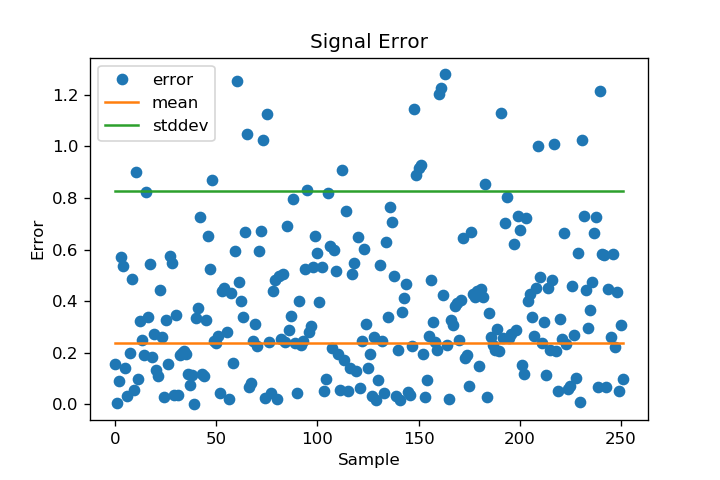

The script that saved this image:
import matplotlib.pyplot as plt
import numpy as np

# experimental or sampled values, two columns : time and y value    
data = np.loadtxt("signaldata.txt")

# expected or desired values
mu = data[:,1].mean()
sigma = np.std(data[:,1])

x = np.arange(len(data[:,1]))

# compute error for each sample
err = np.abs( data[:,1] - np.sin(data[:,0]) )

# plot the error
plt.plot(x, err, label='error', marker='o', linestyle='None')
# plot the mean line
plt.plot((0,x[-1]), (mu,mu), label='mean')
# plot the stddev line
plt.plot((0,x[-1]), (sigma,sigma), label='stddev')
# labeling
plt.xlabel('Sample')
plt.ylabel('Error')
plt.title('Signal Error')
plt.legend()

plt.savefig("exercise3.png", dpi=120)
